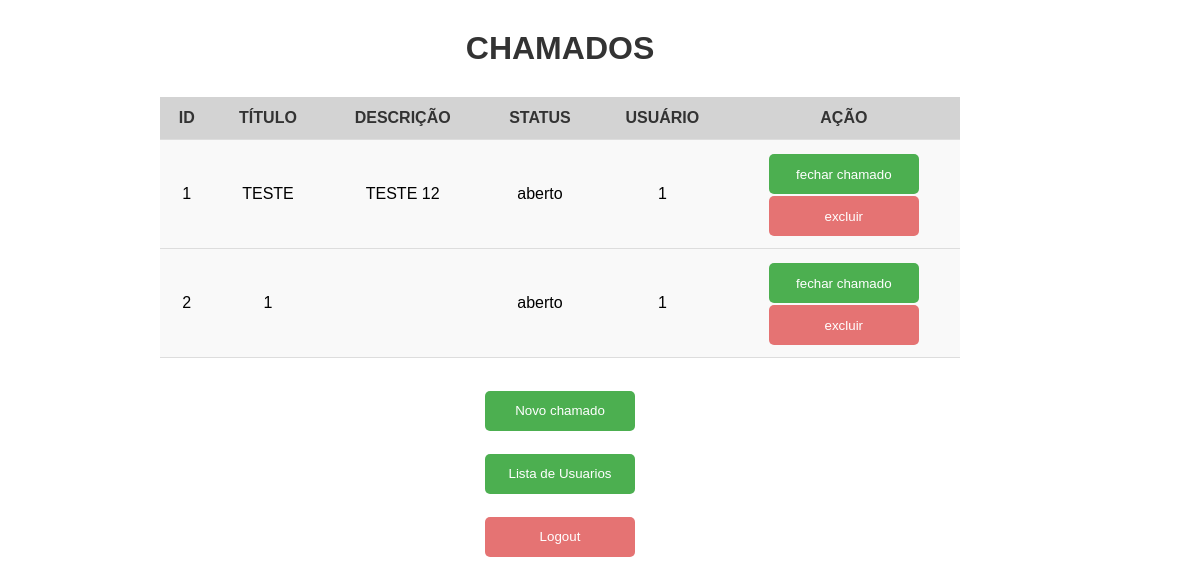
The page /dashboard (signed in) on the database its author committed.
### app/models/chamado.py (models this page shows)
class Chamado(db.Model):
    id = db.Column(db.Integer, primary_key=True)
    titulo = db.Column(db.String(100), nullable=False)
    descricao = db.Column(db.Text, nullable=False)
    status = db.Column(db.String(50), default='aberto')
    data_criacao = db.Column(db.DateTime, default=datetime.utcnow)
    usuario_id = db.Column(db.Integer, db.ForeignKey('user.id'))

### app/controllers/chamado_controller.py (the view)
@bp.route('/dashboard')
@login_required
def dashboard():
    chamados = Chamado.query.all()
    return render_template('dashboard.html', chamados=chamados)

### app/controllers/auth_controller.py (called while the page is built)
@login_manager.user_loader
def load_user(user_id):
    return User.query.get(int(user_id))

### app/templates/dashboard.html (shortened to what this page needs)
<!DOCTYPE html>
<html>
<head>
    <link rel="stylesheet" href="../static/style.css">
</head>
<body>
    <h1>Chamados</h1>
    <table>
        <tr>
            <th>ID</th>
            <th>TÍTULO</th>
            <th id="descTab">DESCRIÇÃO</th>
            <th>STATUS</th>
            <th>USUÁRIO</th>
            <th>AÇÃO</th>
        </tr>
        {% for chamado in chamados %}
        <tr>
            <td>{{ chamado.id }}</td>
            <td>{{ chamado.titulo }}</td>
            <td>{{ chamado.descricao }}</td>
            <td>{{ chamado.status }}</td>
            <td>{{ chamado.usuario_id }}</td>
            <td id="tabAction">
                <button id="btnDash" onclick="fecharChamado({{ chamado.id }})">fechar chamado</button>
                <button id="btnExclude" onclick="excluirChamado({{ chamado.id }})">excluir</button>
            </td>
        </tr>
        {% endfor %}
    </table>
    <div id="btnDiv">
        <a href="/chamado/novo">
            <button id="btnDash">Novo chamado</button>
        </a>
        <a href="/listar">
            <button id="btnDash">Lista de Usuarios</button>
        </a>
        <a href="/logout">
            <button id="btnCancel">Logout</button>
        </a>
    </div>
</body>
</html>

### app/static/style.css (style rules this page uses)
body { display: flex; flex-direction: column; width: 90%; height: 100%; align-items: center; font-family: Arial, sans-serif; margin: 20px; gap: 1%; }
h1 { font-weight: bold; text-transform: uppercase; margin: 10px 0; color: #333; }
#btnDiv { align-items: center; width: 100%; display: flex; flex-direction: column; justify-content: space-around; gap: 0px; }
button { align-self: center; margin-top: 1%; padding: 10px 15px; width: 150px; height: 40px; border: none; border-radius: 5px; color: white; cursor: pointer; transition: background-color 0.3s ease; }
#btnDash, #btn { background-color: #4CAF50; }
#btnCancel, #btnExclude { background-color: #e57373; width: 150px; height: 40px; }
a { text-decoration: none; color: #4CAF50; margin: 1%; }
table { width: 100%; max-width: 800px; border-collapse: collapse; margin: 20px 0; }
th { background-color: #d3d3d3; color: #333; padding: 12px; text-align: center; }
tr { background-color: #f9f9f9; border-bottom: 1px solid #ddd; }
td { padding: 12px; text-align: center; }
#tabAction { display: flex; flex-direction: column; align-content: center; align-self: center; align-items: center; justify-content: space-between; }

### rows shown on the page
Chamado: id "1", titulo "TESTE", descricao "TESTE 12", status "aberto", usuario_id "1"
Chamado: id "2", titulo "1", status "aberto", usuario_id "1"
